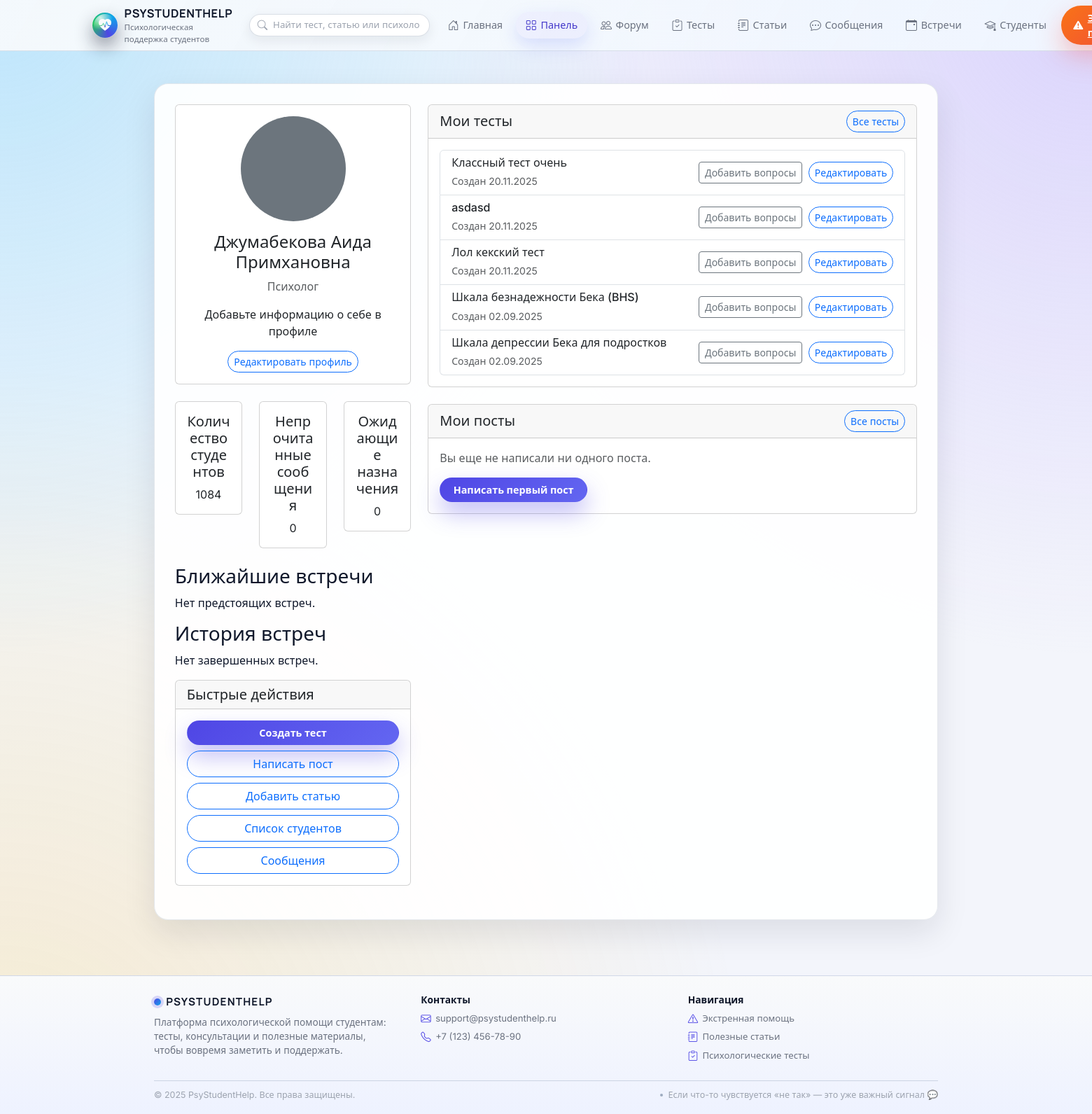
Screenshot of /dashboard (signed in) with the database file from the repository.
### models.py (models this page shows, shortened)
class User(UserMixin, db.Model):
    __tablename__ = 'user'
    id = db.Column(db.Integer, primary_key=True)
    username = db.Column(db.String(80), unique=True, nullable=False)
    email = db.Column(db.String(120), unique=True, nullable=False, index=True)
    password = db.Column(db.String(200), nullable=False)
    role = db.Column(db.String(20), nullable=False)  # student | psychologist | admin | superadmin
    full_name = db.Column(db.String(100))
    bio = db.Column(db.Text)
    profile_pic = db.Column(db.String(100))
    created_at = db.Column(db.DateTime, default=datetime.utcnow)
    group_id = db.Column(db.Integer, db.ForeignKey('groups.id'))
    comments = db.relationship(
        'Comment',
        backref='author',
        lazy=True,
    )
    tests = db.relationship(
        'Test',
        backref='creator',
        lazy=True,
    )
    test_results = db.relationship(
        'TestResult',
        backref='user',
        lazy=True,
    )
    messages_sent = db.relationship(
        'Message',
        foreign_keys='Message.sender_id',
        backref='sender',
        lazy=True,
    )
    messages_received = db.relationship(
        'Message',
        foreign_keys='Message.recipient_id',
        backref='recipient',
        lazy=True,
    )
    reports = db.relationship(
        'StudentReport',
        foreign_keys='StudentReport.student_id',
        backref='student',
        lazy=True,
    )
    appointments = db.relationship(
        'Appointment',
        foreign_keys='Appointment.student_id',
        backref='student',          # appointment.student в шаблонах
        lazy=True,
    )
    psychologist_appointments = db.relationship(
        'Appointment',
        foreign_keys='Appointment.psychologist_id',
        backref='psychologist',     # appointment.psychologist в шаблонах
        lazy=True,
    )
    meeting_protocols = db.relationship(
        'MeetingProtocol',
        foreign_keys='MeetingProtocol.student_id',
        backref='student',          # protocol.student в шаблонах
        lazy=True,
    )
    psychologist_protocols = db.relationship(
        'MeetingProtocol',
        foreign_keys='MeetingProtocol.psychologist_id',
        backref='psychologist',     # protocol.psychologist в шаблонах
        lazy=True,
    )

class Test(db.Model):
    __tablename__ = 'test'
    id = db.Column(db.Integer, primary_key=True)
    title = db.Column(db.String(200), nullable=False)
    description = db.Column(db.Text)
    title_kk = db.Column(db.String(200))        # может быть NULL
    description_kk = db.Column(db.Text)
    test_type = db.Column(db.String(20), nullable=False, default='classic')
    user_id = db.Column(db.Integer, db.ForeignKey('user.id'), nullable=False)
    created_at = db.Column(db.DateTime, default=datetime.utcnow)
    is_active = db.Column(db.Boolean, default=True)
    questions = db.relationship(
        'Question',
        backref='test',
        lazy=True,
        cascade='all, delete-orphan'
    )
    results = db.relationship(
        'TestResult',
        backref='test',
        lazy=True,
        cascade='all, delete-orphan'
    )
    interpretations = db.relationship(
        'TestInterpretation',
        backref='test',
        lazy=True,
        cascade='all, delete-orphan',
        order_by='TestInterpretation.min_score'
    )
    scale_options = db.relationship(
        'TestScaleOption',
        backref='test',
        lazy=True,
        cascade='all, delete-orphan',
        order_by='TestScaleOption.order_index'
    )

### main.py (the view, shortened to what this page needs)
@app.route('/dashboard')
@login_required
def dashboard():
    user = current_user
    if user.role == 'psychologist':
        tests = (
            Test.query.filter_by(user_id=user.id)
            .order_by(Test.created_at.desc())
            .limit(5)
            .all()
        )
        posts = (
            Post.query.filter_by(user_id=user.id)
            .order_by(Post.created_at.desc())
            .limit(5)
            .all()
        )
        unread_messages = Message.query.filter_by(
            recipient_id=user.id, is_read=False
        ).count()
        students_count = User.query.filter_by(role='student').count()
        pending_appointments = Appointment.query.filter_by(
            psychologist_id=user.id, status='pending'
        ).count()
        upcoming_meetings = (
            Meeting.query.filter_by(psychologist_id=user.id, status='planned')
            .order_by(Meeting.scheduled_at.asc())
            .limit(5)
            .all()
        )
        past_meetings = (
            Meeting.query.filter_by(psychologist_id=user.id, status='completed')
            .order_by(Meeting.scheduled_at.desc())
            .limit(5)
            .all()
        )
        return render_template(
            'psychologist_dashboard.html',
            user=user,
            tests=tests,
            posts=posts,
            unread_messages=unread_messages,
            students_count=students_count,
            pending_appointments=pending_appointments,
            upcoming_meetings=upcoming_meetings,
            past_meetings=past_meetings,
        )

### admin.py (called while the page is built)
@admin_bp.before_app_request
def _bootstrap_superadmin_once():
    flag = "SUPERADMIN_BOOTSTRAPPED"
    if not current_app.config.get(flag):
        try:
            ensure_initial_superadmin()
        finally:
            current_app.config[flag] = True

### main.py (called while the page is built)
@login_manager.user_loader
def load_user(user_id: str):
    try:
        return User.query.get(int(user_id))
    except (TypeError, ValueError):
        return None

def is_psychologist() -> bool:
    return current_user.is_authenticated and current_user.role == 'psychologist'

def get_current_user():
    return current_user if current_user.is_authenticated else None

### templates/psychologist_dashboard.html (shortened to what this page needs)
{% extends "base.html" %}
{% block content %}
<div class="row">
    <div class="col-md-4">
        <div class="card mb-4">
            <div class="card-body text-center">
                {% if user.profile_pic %}
                    <img src="{{ url_for('static', filename='uploads/' + user.profile_pic) }}" class="rounded-circle mb-3" width="150" height="150">
                {% else %}
                    <div class="rounded-circle bg-secondary mb-3 mx-auto" style="width: 150px; height: 150px;"></div>
                {% endif %}
                <h4>{{ user.full_name if user.full_name else user.username }}</h4>
                <p class="text-muted">Психолог</p>
                <p>{{ user.bio if user.bio else "Добавьте информацию о себе в профиле" }}</p>
                <a href="{{ url_for('edit_profile') }}" class="btn btn-outline-primary btn-sm">Редактировать профиль</a>
            </div>
        </div>
        <div class="row mb-4">
            <div class="col-md-4">
                <div class="card text-center">
                    <div class="card-body">
                        <h5 class="card-title">Количество студентов</h5>
                        <p class="card-text">{{ students_count }}</p>
                    </div>
                </div>
            </div>
            <div class="col-md-4">
                <div class="card text-center">
                    <div class="card-body">
                        <h5 class="card-title">Непрочитанные сообщения</h5>
                        <p class="card-text">{{ unread_messages }}</p>
                    </div>
                </div>
            </div>
            <div class="col-md-4">
                <div class="card text-center">
                    <div class="card-body">
                        <h5 class="card-title">Ожидающие назначения</h5>
                        <p class="card-text">{{ pending_appointments }}</p>
                    </div>
                </div>
            </div>
        </div>
        <h3>Ближайшие встречи</h3>
        <div class="row">
            {% for meeting in upcoming_meetings %}
            <div class="col-md-4 mb-3">
                <div class="card">
                    <div class="card-body">
                        <h5 class="card-title">Встреча с {{ meeting.student.full_name or meeting.student.username }}</h5>
                        <p class="card-text">
                            Дата: {{ meeting.scheduled_at.strftime('%d.%m.%Y %H:%M') }}<br>
                            Статус: {{ meeting.status }}
                        </p>
                        <a href="{{ url_for('create_protocol', meeting_id=meeting.id) }}" class="btn btn-sm btn-primary">Создать протокол</a>
                    </div>
                </div>
            </div>
            {% else %}
            <p>Нет предстоящих встреч.</p>
            {% endfor %}
        </div>
        <h3>История встреч</h3>
        <div class="row">
            {% for meeting in past_meetings %}
            <div class="col-md-4 mb-3">
                <div class="card">
                    <div class="card-body">
                        <h5 class="card-title">Встреча с {{ meeting.student.full_name or meeting.student.username }}</h5>
                        <p class="card-text">
                            Дата: {{ meeting.scheduled_at.strftime('%d.%m.%Y %H:%M') }}<br>
                            Статус: {{ meeting.status }}
                        </p>
                    </div>
                </div>
            </div>
            {% else %}
            <p>Нет завершенных встреч.</p>
            {% endfor %}
        </div>
        <div class="card mb-4">
            <div class="card-header">
                <h5 class="mb-0">Быстрые действия</h5>
            </div>
            <div class="card-body">
                <a href="{{ url_for('create_test') }}" class="btn btn-primary w-100 mb-2">Создать тест</a>
                <a href="{{ url_for('create_post') }}" class="btn btn-outline-primary w-100 mb-2">Написать пост</a>
                <a href="{{ url_for('create_article') }}" class="btn btn-outline-primary w-100 mb-2">Добавить статью</a>
                <a href="{{ url_for('student_list') }}" class="btn btn-outline-primary w-100 mb-2"">Список студентов</a>
                <a href="{{ url_for('messages') }}" class="btn btn-outline-primary w-100">
                    Сообщения
                </a>
            </div>
        </div>
    </div>
    <div class="col-md-8">
        <div class="card mb-4">
            <div class="card-header d-flex justify-content-between align-items-center">
                <h5 class="mb-0">Мои тесты</h5>
                <a href="{{ url_for('tests') }}" class="btn btn-sm btn-outline-primary">Все тесты</a>
            </div>
            <div class="card-body">
                {% if tests %}
                    <div class="list-group">
                        {% for test in tests %}
                        <div class="list-group-item">
                            <div class="d-flex justify-content-between align-items-center">
                                <div>
                                    <h6 class="mb-1">{{ test.title }}</h6>
                                    <small class="text-muted">Создан {{ test.created_at.strftime('%d.%m.%Y') }}</small>
                                </div>
                                <div>
                                    <a href="{{ url_for('add_questions', test_id=test.id) }}" class="btn btn-sm btn-outline-secondary me-1">Добавить вопросы</a>
                                    <a href="{{ url_for('edit_test', test_id=test.id) }}" class="btn btn-sm btn-outline-primary">Редактировать</a>
                                </div>
                            </div>
                        </div>
                        {% endfor %}
                    </div>
                {% else %}
                    <p class="text-muted">Вы еще не создали ни одного теста.</p>
                    <a href="{{ url_for('create_test') }}" class="btn btn-primary">Создать первый тест</a>
                {% endif %}
            </div>
        </div>
        <div class="card mb-4">
            <div class="card-header d-flex justify-content-between align-items-center">
                <h5 class="mb-0">Мои посты</h5>
                <a href="{{ url_for('posts') }}" class="btn btn-sm btn-outline-primary">Все посты</a>
            </div>
            <div class="card-body">
                {% if posts %}
                    <div class="list-group">
                        {% for post in posts %}
                        <a href="{{ url_for('view_post', post_id=post.id) }}" class="list-group-item list-group-item-action">
                            <div class="d-flex justify-content-between">
                                <h6 class="mb-1">{{ post.title }}</h6>
                                <small class="text-muted">{{ post.created_at.strftime('%d.%m.%Y') }}</small>
                            </div>
                            <p class="mb-1 text-muted">{{ post.content|truncate(100) }}</p>
                            <small>{{ post.comments|length }} комментариев</small>
                        </a>
                        {% endfor %}
                    </div>
                {% else %}
                    <p class="text-muted">Вы еще не написали ни одного поста.</p>
                    <a href="{{ url_for('create_post') }}" class="btn btn-primary">Написать первый пост</a>
                {% endif %}
            </div>
        </div>
    </div>
</div>
{% endblock %}

### static/css/style.css (style rules this page uses)
:root { --app-bg: #f3f5fb; --app-bg-alt: #e9edf9; --app-bg-soft: #f9fafb; --app-surface: #ffffff; --app-surface-soft: rgba(255, 255, 255, 0.92); --app-border-subtle: rgba(148, 163, 184, 0.25); --app-border-strong: rgba(15, 23, 42, 0.12); --app-primary: #4f46e5; --app-primary-soft: rgba(79, 70, 229, 0.09); --app-primary-strong: #4338ca; --app-accent: #f97316; --app-accent-soft: rgba(249, 115, 22, 0.08); --app-success: #22c55e; --app-danger: #ef4444; --app-warning: #eab308; --app-info: #0ea5e9; --app-text-main: #0f172a; --app-text-muted: #6b7280; --app-text-soft: #9ca3af; --app-radius-xl: 26px; --app-radius-lg: 20px; --app-radius-md: 14px; --app-radius-sm: 10px; --app-radius-pill: 999px; --app-shadow-soft: 0 18px 45px rgba(15, 23, 42, 0.10); --app-shadow-elevated: 0 28px 70px rgba(15, 23, 42, 0.18); --app-shadow-subtle: 0 10px 30px rgba(15, 23, 42, 0.06); --app-header-height: 72px; --app-transition-fast: 0.16s ease-out; --app-transition-med: 0.22s ease-out; }
*, *::before, *::after { box-sizing: border-box; }
html { scroll-behavior: smooth; }
body.app-shell { margin: 0; min-height: 100vh; display: flex; flex-direction: column; background: radial-gradient(circle at 0% 0%, rgba(125, 211, 252, 0.45) 0, transparent 42%), radial-gradient(circle at 100% 0%, rgba(196, 181, 253, 0.5) 0, transparent 42%), radial-gradient(circle at 0% 100%, rgba(251, 191, 36, 0.2) 0, transparent 48%), var(--app-bg); font-family: "Inter", system-ui, -apple-system, BlinkMacSystemFont, "Segoe UI", sans-serif; color: var(--app-text-main); }
.btn-primary { background: linear-gradient(135deg, #4f46e5, #6366f1); border-color: transparent; border-radius: 999px; padding-inline: 1.15rem; font-weight: 600; font-size: 0.9rem; box-shadow: 0 16px 32px rgba(79, 70, 229, 0.35); }
.btn-outline-primary { border-radius: 999px; }

### rows the page displays
User: full_name "Джумабекова Аида Примхановна", bio "Добавьте информацию о себе в профиле"
Test: title "Классный тест очень", created_at "20.11.2025"
Test: title "asdasd", created_at "20.11.2025"
Test: title "Лол кекский тест", created_at "20.11.2025"
Test: title "Шкала безнадежности Бека (BHS)", created_at "02.09.2025"
Test: title "Шкала депрессии Бека для подростков", created_at "02.09.2025"

### other values shown
{{ students_count }} "1084"
{{ unread_messages }} "0"
{{ pending_appointments }} "0"
{{ 2025 }} "2025"
